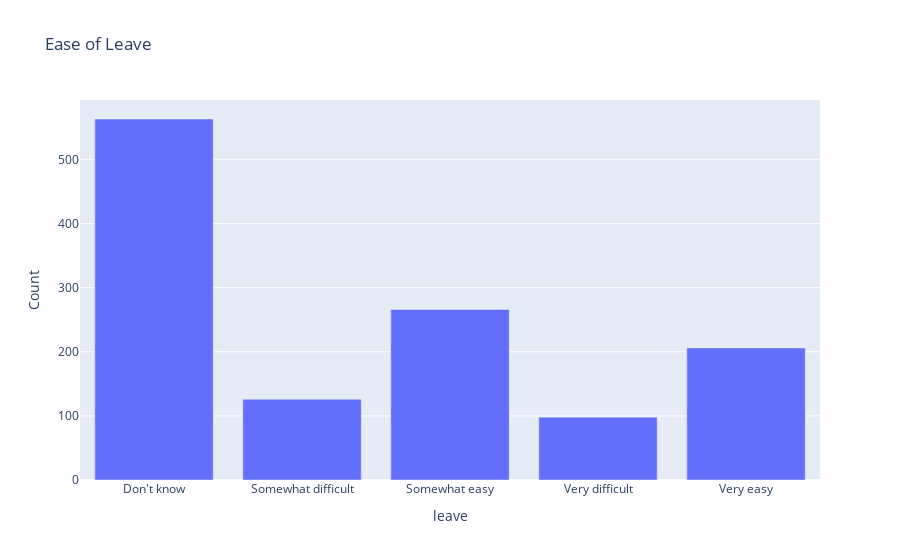

Notebook code for this chart:
### Code cell
temp_grp_df = df.groupby('leave').count().reset_index(drop=False)

#temp_grp_df
fig = px.bar(temp_grp_df, y='Timestamp',  x='leave',labels={'Timestamp':'Count'}, title='Ease of Leave',orientation='v')
fig.show()

### Figure 1 — Plotly figure (JSON) as saved in the notebook; plotly's stock layout.template omitted (floating-point values rounded to 4 significant figures)
{"data": [{"alignmentgroup": "True", "hovertemplate": "leave=%{x}<br>Count=%{y}<extra></extra>", "legendgroup": "", "marker": {"color": "#636efa", "pattern": {"shape": ""}}, "name": "", "offsetgroup": "", "orientation": "v", "showlegend": false, "textposition": "auto", "type": "bar", "x": ["Don't know", "Somewhat difficult", "Somewhat easy", "Very difficult", "Very easy"], "xaxis": "x", "y": [563, 126, 266, 98, 206], "yaxis": "y"}], "layout": {"barmode": "relative", "legend": {"tracegroupgap": 0}, "title": {"text": "Ease of Leave"}, "xaxis": {"anchor": "y", "domain": [0, 1], "title": {"text": "leave"}}, "yaxis": {"anchor": "x", "domain": [0, 1], "title": {"text": "Count"}}}}
